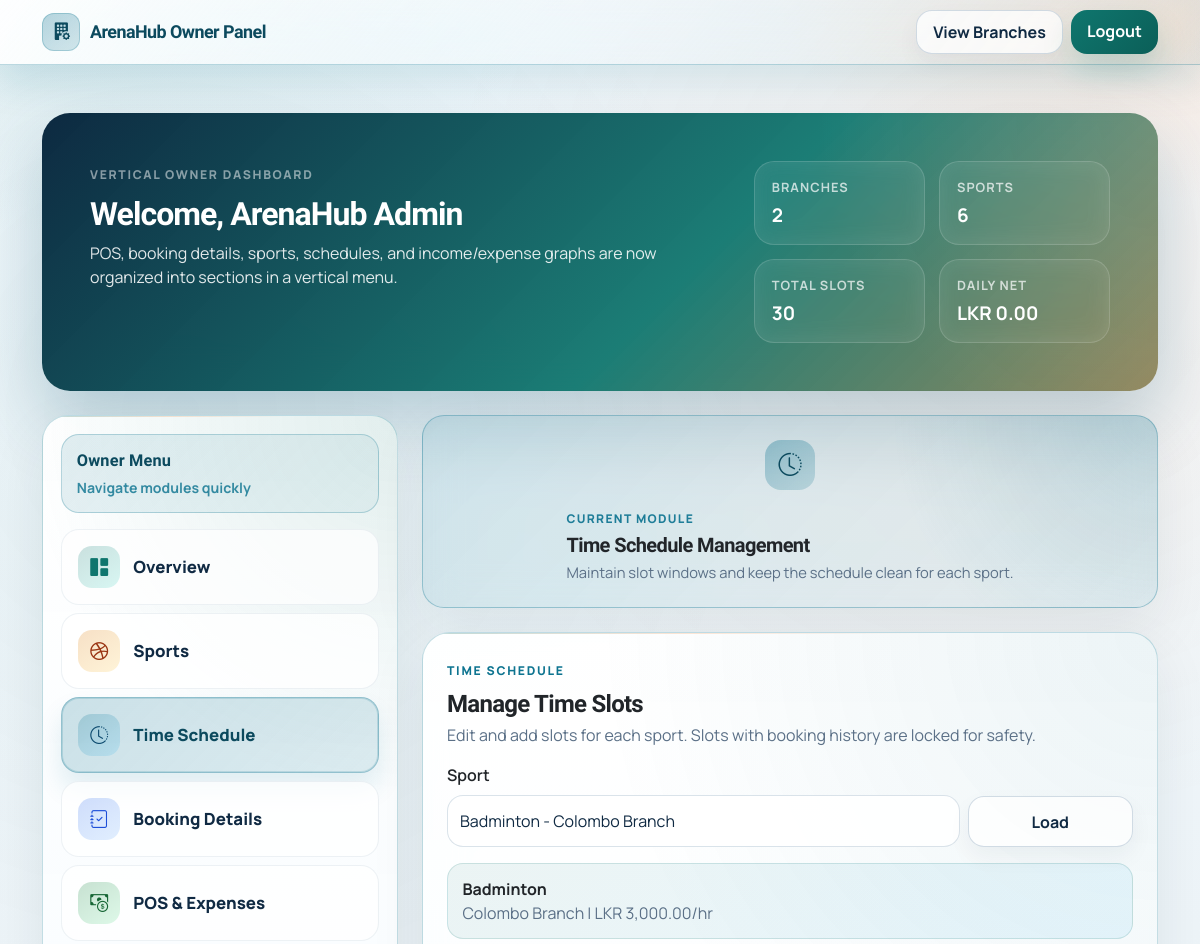
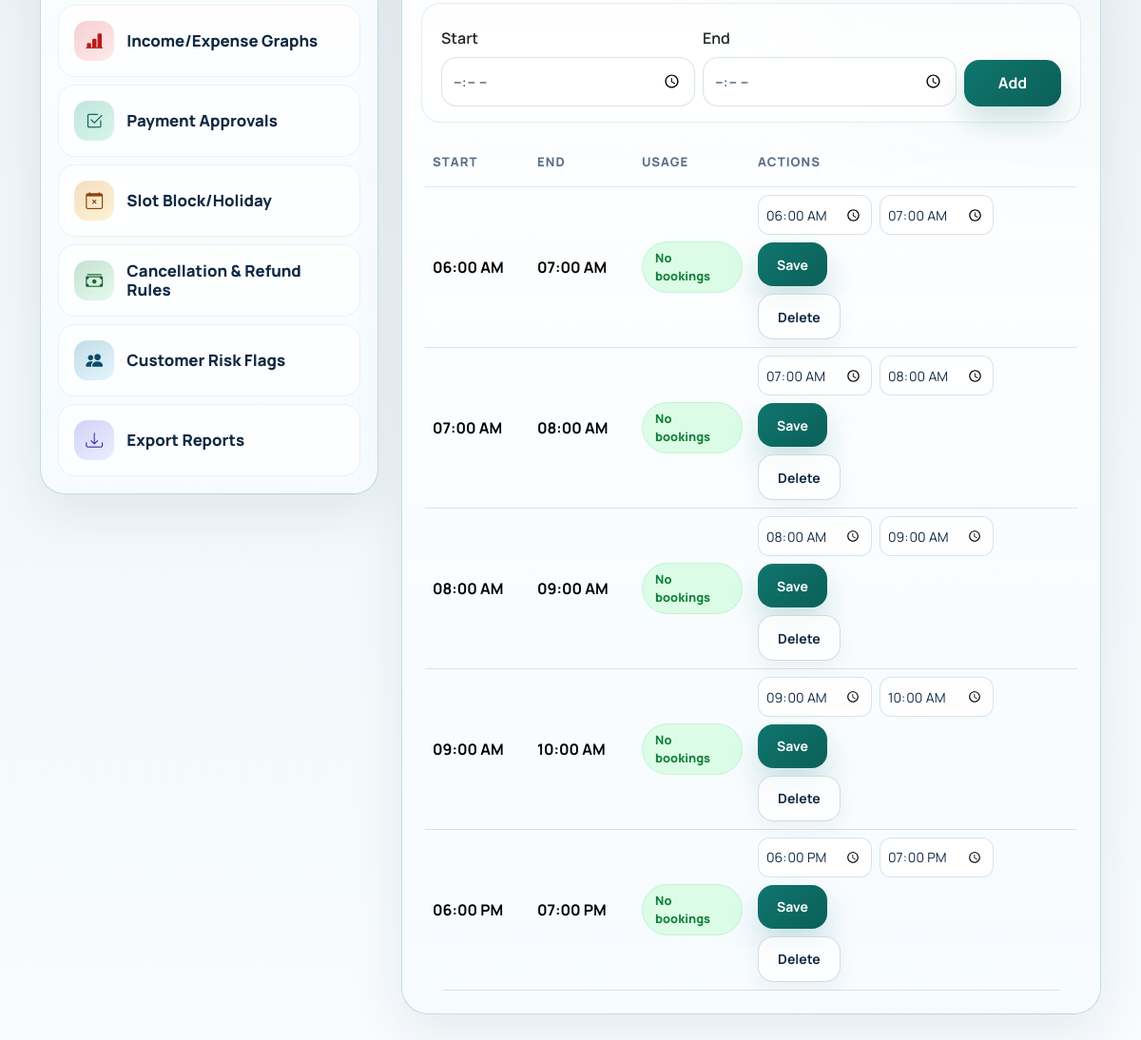
Screenshot of /admin_dashboard.php?section=schedule&report_date=2026-06-20&schedule_sport_id=3&booking_status=all (signed in) with the database file from the repository (2 pictures, top to bottom).
### tables this page shows
CREATE TABLE `sports` (
  `id` INT NOT NULL AUTO_INCREMENT,
  `branch_id` INT NOT NULL,
  `name` VARCHAR(100) NOT NULL,
  `hourly_rate` DECIMAL(10,2) NOT NULL DEFAULT 3000.00,
  `created_at` TIMESTAMP NOT NULL DEFAULT CURRENT_TIMESTAMP,
  PRIMARY KEY (`id`),
  KEY `idx_sports_branch` (`branch_id`),
  CONSTRAINT `fk_sports_branch`
    FOREIGN KEY (`branch_id`) REFERENCES `branches` (`id`)
    ON DELETE CASCADE
);

CREATE TABLE `branches` (
  `id` INT NOT NULL AUTO_INCREMENT,
  `name` VARCHAR(100) NOT NULL,
  `location` VARCHAR(150) DEFAULT NULL,
  `created_at` TIMESTAMP NOT NULL DEFAULT CURRENT_TIMESTAMP,
  PRIMARY KEY (`id`)
);

CREATE TABLE `time_slots` (
  `id` INT NOT NULL AUTO_INCREMENT,
  `sport_id` INT NOT NULL,
  `start_time` TIME NOT NULL,
  `end_time` TIME NOT NULL,
  `created_at` TIMESTAMP NOT NULL DEFAULT CURRENT_TIMESTAMP,
  PRIMARY KEY (`id`),
  KEY `idx_slots_sport` (`sport_id`),
  CONSTRAINT `fk_slots_sport`
    FOREIGN KEY (`sport_id`) REFERENCES `sports` (`id`)
    ON DELETE CASCADE
);

### admin_dashboard.php (the view, shortened to what the rows shown need)
<?php
require_once __DIR__ . '/includes/auth.php';
function timeToInputValue(string $value): string
{
    return substr($value, 0, 5);
}
function moneyFormat(float $amount): string
{
    return number_format($amount, 2);
}
function sanitizeOwnerSection(string $value): string
{
    $allowed = ['overview', 'sports', 'schedule', 'bookings', 'pos', 'graphs'];
    return in_array($value, $allowed, true) ? $value : 'overview';
}
$mysqli->query(
    "CREATE TABLE IF NOT EXISTS owner_expenses (
        id INT NOT NULL AUTO_INCREMENT,
        expense_date DATE NOT NULL,
        category VARCHAR(80) NOT NULL,
        description VARCHAR(255) DEFAULT NULL,
        amount DECIMAL(10,2) NOT NULL DEFAULT 0.00,
        created_by INT DEFAULT NULL,
        created_at TIMESTAMP NOT NULL DEFAULT CURRENT_TIMESTAMP,
        PRIMARY KEY (id),
        KEY idx_owner_expenses_date (expense_date),
        KEY idx_owner_expenses_creator (created_by),
        CONSTRAINT fk_owner_expenses_user
            FOREIGN KEY (created_by) REFERENCES users(id)
            ON DELETE SET NULL
    ) ENGINE=InnoDB DEFAULT CHARSET=utf8mb4 COLLATE=utf8mb4_unicode_ci"
);
$scheduleSportId = (int) ($_GET['schedule_sport_id'] ?? 0);
$activeSection = sanitizeOwnerSection(trim((string) ($_GET['section'] ?? 'overview')));
$sports = [];
$sportsResult = $mysqli->query(
    "SELECT s.id,
            s.branch_id,
            s.name,
            s.hourly_rate,
            b.name AS branch_name,
            COUNT(ts.id) AS slot_count
     FROM sports s
     JOIN branches b ON b.id = s.branch_id
     LEFT JOIN time_slots ts ON ts.sport_id = s.id
     GROUP BY s.id, s.branch_id, s.name, s.hourly_rate, b.name
     ORDER BY b.name ASC, s.name ASC"
);
if ($sportsResult) {
    while ($row = $sportsResult->fetch_assoc()) {
        $sports[] = [
            'id' => (int) $row['id'],
            'branch_id' => (int) $row['branch_id'],
            'name' => (string) $row['name'],
            'hourly_rate' => (float) $row['hourly_rate'],
            'branch_name' => (string) $row['branch_name'],
            'slot_count' => (int) $row['slot_count'],
        ];
    }
}
$selectedScheduleSport = null;
foreach ($sports as $sport) {
    if ((int) $sport['id'] === $scheduleSportId) {
        $selectedScheduleSport = $sport;
        break;
    }
}
$scheduleSlots = [];
if ($scheduleSportId > 0) {
    $slotStmt = $mysqli->prepare(
        "SELECT ts.id,
                ts.start_time,
                ts.end_time,
                COUNT(b.id) AS booking_count
         FROM time_slots ts
         LEFT JOIN bookings b ON b.slot_id = ts.id
         WHERE ts.sport_id = ?
         GROUP BY ts.id, ts.start_time, ts.end_time
         ORDER BY ts.start_time ASC"
    );
    $slotStmt->bind_param('i', $scheduleSportId);
    $slotStmt->execute();
    $slotResult = $slotStmt->get_result();
    if ($slotResult) {
        while ($row = $slotResult->fetch_assoc()) {
            $scheduleSlots[] = [
                'id' => (int) $row['id'],
                'start_time' => (string) $row['start_time'],
                'end_time' => (string) $row['end_time'],
                'booking_count' => (int) $row['booking_count'],
            ];
        }
    }
}
$sectionMeta = [
    'overview' => [
        'title' => 'Dashboard Overview',
        'subtitle' => 'Daily owner summary with quick access to bookings, POS, and charts.',
        'icon' => 'bi-grid-1x2-fill',
    ],
    'sports' => [
        'title' => 'Sports Management',
        'subtitle' => 'Create and update sport details with branch-wise pricing.',
        'icon' => 'bi-dribbble',
    ],
    'schedule' => [
        'title' => 'Time Schedule Management',
        'subtitle' => 'Maintain slot windows and keep the schedule clean for each sport.',
        'icon' => 'bi-clock-history',
    ],
    'bookings' => [
        'title' => 'Booking Details',
        'subtitle' => 'Monitor customer bookings with filters and payment status.',
        'icon' => 'bi-journal-check',
    ],
    'pos' => [
        'title' => 'POS and Expenses',
        'subtitle' => 'Track day collection, transactions, and operating expenses.',
        'icon' => 'bi-cash-coin',
    ],
    'graphs' => [
        'title' => 'Income and Expense Graphs',
        'subtitle' => 'Visualize collection trends and booking volume for better decisions.',
        'icon' => 'bi-bar-chart-line-fill',
    ],
];
$currentSectionMeta = $sectionMeta[$activeSection] ?? $sectionMeta['overview'];
?>
<!DOCTYPE html>
<html lang="en">
<head>
    <link href="https://cdn.jsdelivr.net/npm/bootstrap@5.3.3/dist/css/bootstrap.min.css" rel="stylesheet">
    <link href="https://cdn.jsdelivr.net/npm/bootstrap-icons@1.11.3/font/bootstrap-icons.css" rel="stylesheet">
    <link href="assets/css/style.css?v=owner_20260426_01" rel="stylesheet">
</head>
<body class="app-shell owner-shell owner-theme-<?= h($activeSection) ?>">
    <section class="section-block py-5">
        <div class="container">
            <div class="card dashboard-hero owner-hero p-4 p-lg-5 mb-4">
                <div class="d-flex flex-column flex-xl-row justify-content-between align-items-start gap-4">
                    <div class="dashboard-hero-copy">
                        <h1 class="h2 fw-bold mb-2">Welcome, <?= h((string) $_SESSION['user_name']) ?></h1>
                    </div>
                </div>
            </div>
            <div class="row g-4 align-items-start">
                <div class="col-xl-8 col-xxl-9">
                    <div class="card owner-card owner-active-banner p-3 p-md-4 mb-4">
                        <div>
                            <h2 class="h5 fw-bold mb-1"><?= h((string) $currentSectionMeta['title']) ?></h2>
                        </div>
                    </div>
                    <div class="owner-content-shell">
                    <?php if ($activeSection === 'schedule'): ?>
                        <div class="card branch-card owner-card p-4">
                            <div class="d-flex flex-wrap justify-content-between align-items-start gap-3 mb-3">
                                <div>
                                    <h2 class="h4 fw-bold mb-1">Manage Time Slots</h2>
                                </div>
                            </div>
                            <?php if (count($sports) === 0): ?>
                                <div class="alert alert-info mb-0">Add a sport first to manage schedules.</div>
                            <?php else: ?>
                                <?php if ($selectedScheduleSport !== null): ?>
                                    <div class="owner-selected-sport mb-3">
                                        <strong><?= h((string) $selectedScheduleSport['name']) ?></strong>
                                        <span class="text-secondary d-block"><?= h((string) $selectedScheduleSport['branch_name']) ?> | LKR <?= moneyFormat((float) $selectedScheduleSport['hourly_rate']) ?>/hr</span>
                                    </div>
                                <?php endif; ?>
                                <?php if (count($scheduleSlots) === 0): ?>
                                    <div class="alert alert-info mb-0">No slots for this sport yet.</div>
                                <?php else: ?>
                                    <div class="table-responsive">
                                        <table class="table align-middle booking-table owner-table">
                                            <thead>
                                                <tr>
                                                    <th>Start</th>
                                                    <th>End</th>
                                                    <th>Usage</th>
                                                    <th>Actions</th>
                                                </tr>
                                            </thead>
                                            <tbody>
                                                <?php foreach ($scheduleSlots as $slot): ?>
                                                    <?php $locked = (int) $slot['booking_count'] > 0; ?>
                                                    <tr>
                                                        <td><strong><?= h(date('h:i A', strtotime((string) $slot['start_time']))) ?></strong></td>
                                                        <td><strong><?= h(date('h:i A', strtotime((string) $slot['end_time']))) ?></strong></td>
                                                        <td>
                                                            <?php if ($locked): ?>
                                                                <span class="slot-legend slot-legend-booked"><?= (int) $slot['booking_count'] ?> bookings</span>
                                                            <?php else: ?>
                                                                <span class="slot-legend slot-legend-available">No bookings</span>
                                                            <?php endif; ?>
                                                        </td>
                                                        <td>
                                                            <?php if ($locked): ?>
                                                                <span class="text-secondary small">Locked</span>
                                                            <?php else: ?>
                                                                <form method="POST" class="d-flex flex-wrap gap-2 align-items-center mb-2">
                                                                    <input class="form-control form-control-sm owner-input-sm owner-time" type="time" name="start_time" value="<?= h(timeToInputValue((string) $slot['start_time'])) ?>" required>
                                                                    <input class="form-control form-control-sm owner-input-sm owner-time" type="time" name="end_time" value="<?= h(timeToInputValue((string) $slot['end_time'])) ?>" required>
                                                                    <button type="submit" class="btn btn-sm btn-main">Save</button>
                                                                </form>
                                                                <form method="POST" onsubmit="return confirm('Delete this slot?');">
                                                                    <button type="submit" class="btn btn-sm btn-outline-secondary">Delete</button>
                                                                </form>
                                                            <?php endif; ?>
                                                        </td>
                                                    </tr>
                                                <?php endforeach; ?>
                                            </tbody>
                                        </table>
                                    </div>
                                <?php endif; ?>
                            <?php endif; ?>
                        </div>
                    <?php endif; ?>
                    </div>
                </div>
            </div>
        </div>
    </section>
</body>
</html>

### rows the page displays
sports: name "Badminton", hourly_rate "3,000.00"
branches: name "Colombo Branch"
time_slots: start_time "06:00 AM", end_time "07:00 AM", start_time "06:00", end_time "07:00"
time_slots: start_time "07:00 AM", end_time "08:00 AM", start_time "07:00", end_time "08:00"
time_slots: start_time "08:00 AM", end_time "09:00 AM", start_time "08:00", end_time "09:00"
time_slots: start_time "09:00 AM", end_time "10:00 AM", start_time "09:00", end_time "10:00"
time_slots: start_time "06:00 PM", end_time "07:00 PM", start_time "18:00", end_time "19:00"

### other values shown
$_SESSION['user_name'] "ArenaHub Admin"
count($branches) "2"
count($sports) "6"
$totalSlotsAcrossSports "30"
moneyFormat($netIncome) "0.00"
$currentSectionMeta['title'] "Time Schedule Management"
$currentSectionMeta['subtitle'] "Maintain slot windows and keep the schedule clean for each sport."
form field schedule_sport_id "Badminton - Colombo Branch"
